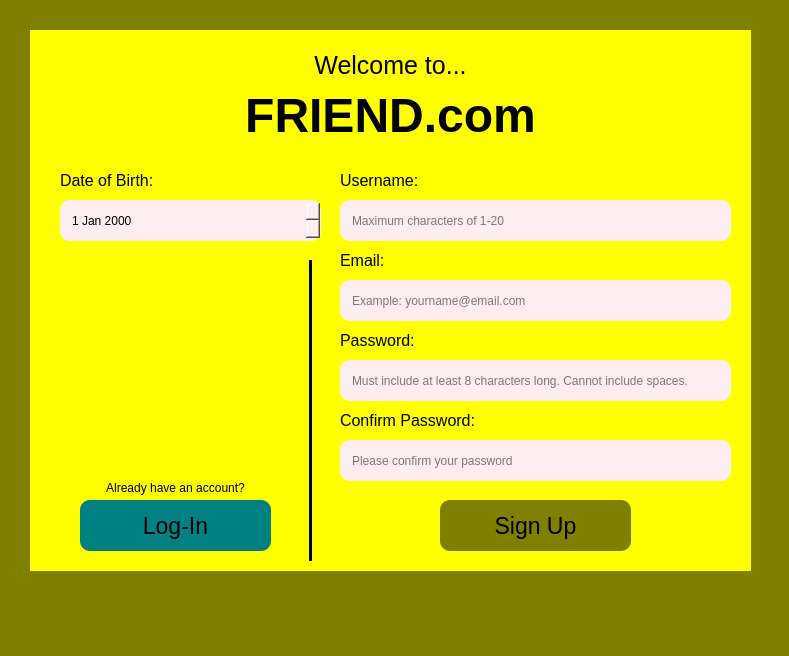
<?xml version="1.0" encoding="UTF-8"?>
<ui version="4.0">
 <class>MainWindow</class>
 <widget class="QMainWindow" name="MainWindow">
  <property name="geometry">
   <rect>
    <x>0</x>
    <y>0</y>
    <width>789</width>
    <height>656</height>
   </rect>
  </property>
  <property name="windowTitle">
   <string>MainWindow</string>
  </property>
  <property name="styleSheet">
   <string notr="true">background-color:olive</string>
  </property>
  <widget class="QWidget" name="centralwidget">
   <widget class="QWidget" name="login_button_3" native="true">
    <property name="geometry">
     <rect>
      <x>30</x>
      <y>30</y>
      <width>721</width>
      <height>541</height>
     </rect>
    </property>
    <property name="styleSheet">
     <string notr="true">background-color:yellow</string>
    </property>
    <widget class="QLineEdit" name="email_txt">
     <property name="geometry">
      <rect>
       <x>310</x>
       <y>250</y>
       <width>391</width>
       <height>41</height>
      </rect>
     </property>
     <property name="styleSheet">
      <string notr="true">background-color:rgb(255, 238, 241);
border-radius: 10px;
padding: 10px;</string>
     </property>
     <property name="placeholderText">
      <string>Example: yourname@email.com</string>
     </property>
    </widget>
    <widget class="QLineEdit" name="password_txt">
     <property name="geometry">
      <rect>
       <x>310</x>
       <y>330</y>
       <width>391</width>
       <height>41</height>
      </rect>
     </property>
     <property name="styleSheet">
      <string notr="true">background-color:rgb(255, 238, 241);
border-radius: 10px;
padding: 10px;</string>
     </property>
     <property name="placeholderText">
      <string>Must include at least 8 characters long. Cannot include spaces.</string>
     </property>
    </widget>
    <widget class="QLabel" name="label">
     <property name="geometry">
      <rect>
       <x>310</x>
       <y>220</y>
       <width>391</width>
       <height>21</height>
      </rect>
     </property>
     <property name="font">
      <font>
       <pointsize>12</pointsize>
      </font>
     </property>
     <property name="text">
      <string>Email:</string>
     </property>
    </widget>
    <widget class="QLabel" name="label_2">
     <property name="geometry">
      <rect>
       <x>310</x>
       <y>300</y>
       <width>391</width>
       <height>20</height>
      </rect>
     </property>
     <property name="font">
      <font>
       <pointsize>12</pointsize>
      </font>
     </property>
     <property name="text">
      <string>Password:</string>
     </property>
    </widget>
    <widget class="QLabel" name="label_3">
     <property name="geometry">
      <rect>
       <x>180</x>
       <y>50</y>
       <width>361</width>
       <height>71</height>
      </rect>
     </property>
     <property name="font">
      <font>
       <pointsize>36</pointsize>
       <weight>75</weight>
       <bold>true</bold>
      </font>
     </property>
     <property name="text">
      <string>FRIEND.com</string>
     </property>
     <property name="alignment">
      <set>Qt::AlignCenter</set>
     </property>
    </widget>
    <widget class="QLabel" name="label_4">
     <property name="geometry">
      <rect>
       <x>210</x>
       <y>20</y>
       <width>301</width>
       <height>31</height>
      </rect>
     </property>
     <property name="font">
      <font>
       <pointsize>19</pointsize>
      </font>
     </property>
     <property name="text">
      <string>Welcome to...</string>
     </property>
     <property name="alignment">
      <set>Qt::AlignCenter</set>
     </property>
    </widget>
    <widget class="QPushButton" name="signup_button">
     <property name="geometry">
      <rect>
       <x>410</x>
       <y>470</y>
       <width>191</width>
       <height>51</height>
      </rect>
     </property>
     <property name="font">
      <font>
       <pointsize>17</pointsize>
      </font>
     </property>
     <property name="styleSheet">
      <string notr="true">background-color: olive;
border-radius:10px;</string>
     </property>
     <property name="text">
      <string>Sign Up</string>
     </property>
    </widget>
    <widget class="QLineEdit" name="cpwd_txt">
     <property name="geometry">
      <rect>
       <x>310</x>
       <y>410</y>
       <width>391</width>
       <height>41</height>
      </rect>
     </property>
     <property name="styleSheet">
      <string notr="true">background-color:rgb(255, 238, 241);
border-radius: 10px;
padding: 10px;</string>
     </property>
     <property name="placeholderText">
      <string>Please confirm your password</string>
     </property>
    </widget>
    <widget class="QLabel" name="label_5">
     <property name="geometry">
      <rect>
       <x>310</x>
       <y>380</y>
       <width>391</width>
       <height>21</height>
      </rect>
     </property>
     <property name="font">
      <font>
       <pointsize>12</pointsize>
      </font>
     </property>
     <property name="text">
      <string>Confirm Password:</string>
     </property>
    </widget>
    <widget class="QLabel" name="label_6">
     <property name="geometry">
      <rect>
       <x>30</x>
       <y>140</y>
       <width>241</width>
       <height>21</height>
      </rect>
     </property>
     <property name="font">
      <font>
       <pointsize>12</pointsize>
      </font>
     </property>
     <property name="text">
      <string>Date of Birth:</string>
     </property>
    </widget>
    <widget class="QDateEdit" name="dateEdit">
     <property name="geometry">
      <rect>
       <x>30</x>
       <y>170</y>
       <width>261</width>
       <height>41</height>
      </rect>
     </property>
     <property name="styleSheet">
      <string notr="true">background-color:rgb(255, 238, 241);
border-radius: 10px;
padding: 10px;</string>
     </property>
     <property name="maximumDate">
      <date>
       <year>3000</year>
       <month>12</month>
       <day>31</day>
      </date>
     </property>
     <property name="minimumDate">
      <date>
       <year>1900</year>
       <month>9</month>
       <day>14</day>
      </date>
     </property>
     <property name="currentSection">
      <enum>QDateTimeEdit::MonthSection</enum>
     </property>
     <property name="calendarPopup">
      <bool>false</bool>
     </property>
    </widget>
    <widget class="QLineEdit" name="username_txt">
     <property name="geometry">
      <rect>
       <x>310</x>
       <y>170</y>
       <width>391</width>
       <height>41</height>
      </rect>
     </property>
     <property name="styleSheet">
      <string notr="true">background-color:rgb(255, 238, 241);
border-radius: 10px;
padding: 10px;</string>
     </property>
     <property name="placeholderText">
      <string>Maximum characters of 1-20</string>
     </property>
    </widget>
    <widget class="QLabel" name="label_7">
     <property name="geometry">
      <rect>
       <x>310</x>
       <y>140</y>
       <width>391</width>
       <height>21</height>
      </rect>
     </property>
     <property name="font">
      <font>
       <pointsize>12</pointsize>
      </font>
     </property>
     <property name="text">
      <string>Username:</string>
     </property>
    </widget>
    <widget class="Line" name="line">
     <property name="geometry">
      <rect>
       <x>270</x>
       <y>230</y>
       <width>21</width>
       <height>301</height>
      </rect>
     </property>
     <property name="frameShadow">
      <enum>QFrame::Plain</enum>
     </property>
     <property name="lineWidth">
      <number>3</number>
     </property>
     <property name="orientation">
      <enum>Qt::Vertical</enum>
     </property>
    </widget>
    <widget class="QPushButton" name="login_button">
     <property name="geometry">
      <rect>
       <x>50</x>
       <y>470</y>
       <width>191</width>
       <height>51</height>
      </rect>
     </property>
     <property name="font">
      <font>
       <pointsize>17</pointsize>
      </font>
     </property>
     <property name="styleSheet">
      <string notr="true">background-color: Teal;
border-radius:10px;</string>
     </property>
     <property name="text">
      <string>Log-In</string>
     </property>
    </widget>
    <widget class="QLabel" name="label_8">
     <property name="geometry">
      <rect>
       <x>50</x>
       <y>450</y>
       <width>191</width>
       <height>16</height>
      </rect>
     </property>
     <property name="text">
      <string>Already have an account?</string>
     </property>
     <property name="alignment">
      <set>Qt::AlignCenter</set>
     </property>
    </widget>
   </widget>
  </widget>
  <widget class="QStatusBar" name="statusbar"/>
 </widget>
 <resources/>
 <connections/>
</ui>
